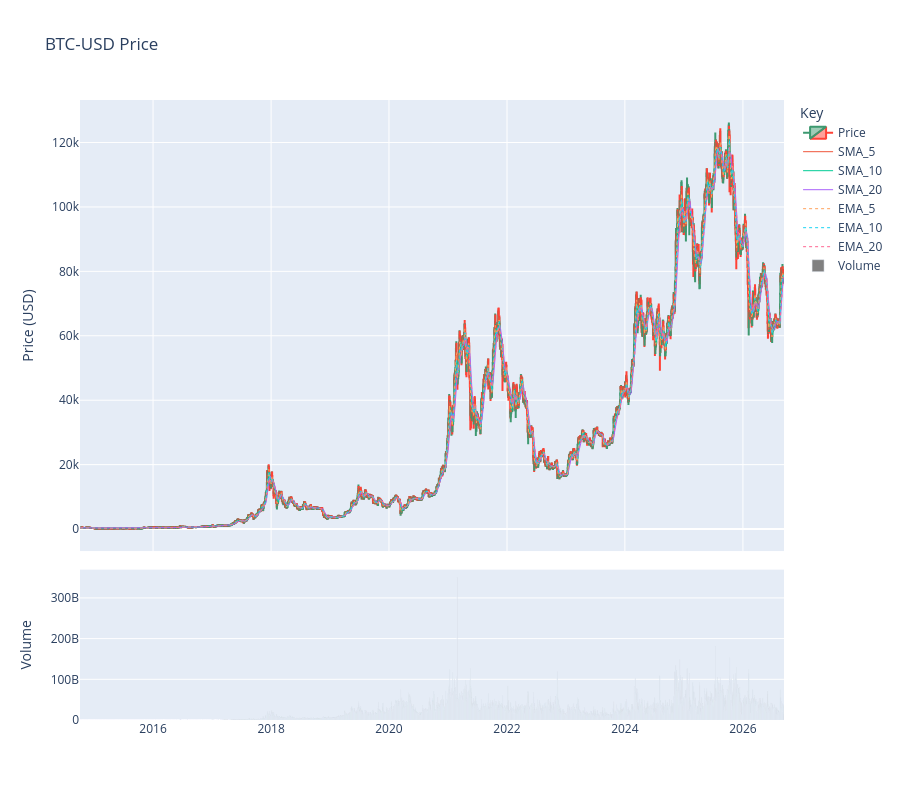

The notebook cell saved with this chart:
### Code cell
from plotly.subplots import make_subplots
from typing import List

import plotly.graph_objects as go


def plot_candlestick(data: pd.DataFrame, ma_prefixes: List[str] = ["SMA_", "EMA_"], title: str = "BTC-USD Price") -> go.Figure:
    """
    Plot an OHLC candlestick chart with moving averages and volume bars.

    Args:
        data: DataFrame with Open, High, Low, Close, Volume columns and SMA_/EMA_ columns.
        ma_prefixes: Column name prefixes identifying moving average columns to overlay.
        title: Chart title.

    Returns:
        Plotly Figure (legend acts as the key).

    Example:
        fig = plot_candlestick(data_20.drop(columns=["Direction_20"]))
        fig.show()
    """
    fig = make_subplots(rows=2, cols=1, shared_xaxes=True, vertical_spacing=0.03, row_heights=[0.75, 0.25])
    fig.add_trace(go.Candlestick(x=data.index, open=data["Open"], high=data["High"], low=data["Low"], close=data["Close"], name="Price"), row=1, col=1)
    for col in [c for c in data.columns if c.startswith(tuple(ma_prefixes))]:
        fig.add_trace(go.Scatter(x=data.index, y=data[col], mode="lines", name=col, line=dict(width=1, dash="dot" if col.startswith("EMA") else "solid")), row=1, col=1)
    fig.add_trace(go.Bar(x=data.index, y=data["Volume"], name="Volume", marker_color="grey"), row=2, col=1)
    fig.update_layout(title=title, height=800, xaxis_rangeslider_visible=False, legend_title_text="Key", hovermode="x unified")
    fig.update_yaxes(title_text="Price (USD)", row=1, col=1)
    fig.update_yaxes(title_text="Volume", row=2, col=1)
    return fig


# Use the Date column from nd_data as the x-axis (data_20 had Date dropped; indices align with nd_data)
plot_data = data_20.drop(columns=["Direction_20"]).copy()
plot_data.index = pd.to_datetime(nd_data.loc[plot_data.index, "Date"])
plot_candlestick(plot_data).show()

### Figure 1 — Plotly figure (JSON) as saved in the notebook; plotly's stock layout.template omitted (floating-point values rounded to 4 significant figures; data arrays with more than 128 entries replaced by an {"elided": "..."} marker saying what was removed)
{"data": [{"close": {"elided": "4360 float values"}, "high": {"elided": "4360 float values"}, "low": {"elided": "4360 float values"}, "name": "Price", "open": {"elided": "4360 float values"}, "type": "candlestick", "x": {"elided": "4360 str values"}, "xaxis": "x", "yaxis": "y"}, {"line": {"dash": "solid", "width": 1}, "mode": "lines", "name": "SMA_5", "type": "scatter", "x": {"elided": "4360 str values"}, "xaxis": "x", "y": {"elided": "4360 float values"}, "yaxis": "y"}, {"line": {"dash": "solid", "width": 1}, "mode": "lines", "name": "SMA_10", "type": "scatter", "x": {"elided": "4360 str values"}, "xaxis": "x", "y": {"elided": "4360 float values"}, "yaxis": "y"}, {"line": {"dash": "solid", "width": 1}, "mode": "lines", "name": "SMA_20", "type": "scatter", "x": {"elided": "4360 str values"}, "xaxis": "x", "y": {"elided": "4360 float values"}, "yaxis": "y"}, {"line": {"dash": "dot", "width": 1}, "mode": "lines", "name": "EMA_5", "type": "scatter", "x": {"elided": "4360 str values"}, "xaxis": "x", "y": {"elided": "4360 float values"}, "yaxis": "y"}, {"line": {"dash": "dot", "width": 1}, "mode": "lines", "name": "EMA_10", "type": "scatter", "x": {"elided": "4360 str values"}, "xaxis": "x", "y": {"elided": "4360 float values"}, "yaxis": "y"}, {"line": {"dash": "dot", "width": 1}, "mode": "lines", "name": "EMA_20", "type": "scatter", "x": {"elided": "4360 str values"}, "xaxis": "x", "y": {"elided": "4360 float values"}, "yaxis": "y"}, {"marker": {"color": "grey"}, "name": "Volume", "type": "bar", "x": {"elided": "4360 str values"}, "xaxis": "x2", "y": {"elided": "4360 int values"}, "yaxis": "y2"}], "layout": {"height": 800, "hovermode": "x unified", "legend": {"title": {"text": "Key"}}, "title": {"text": "BTC-USD Price"}, "xaxis": {"anchor": "y", "domain": [0, 1], "matches": "x2", "rangeslider": {"visible": false}, "showticklabels": false}, "xaxis2": {"anchor": "y2", "domain": [0, 1]}, "yaxis": {"anchor": "x", "domain": [0.2725, 1], "title": {"text": "Price (USD)"}}, "yaxis2": {"anchor": "x2", "domain": [0, 0.2425], "title": {"text": "Volume"}}}}
